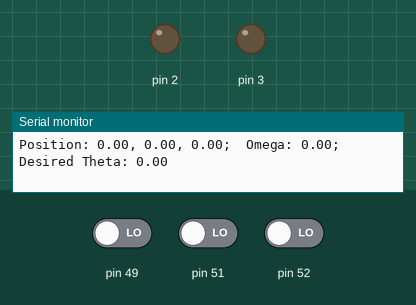
The sketch below on a simulated Arduino Uno, built with avr-gcc and run on an emulated ATmega328P. Parts: output pins drawn as LEDs (lit = HIGH), the last lines printed to the serial monitor. Inputs (shaded band) come from the test bench; at power-on: pin 49 LOW, pin 51 LOW, pin 52 LOW.

Above: at 0.3 s.
At 2.5 s:
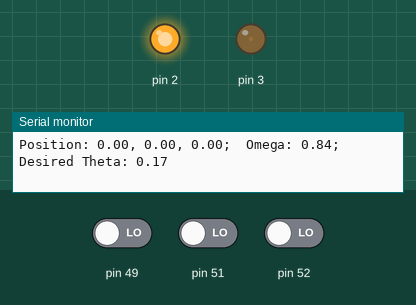
At 20.9 s:
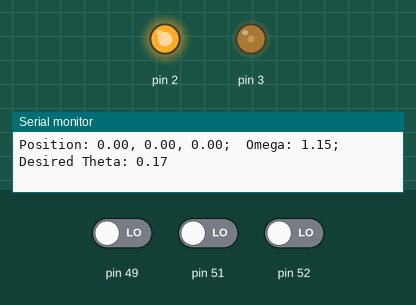
At 37.41 s:
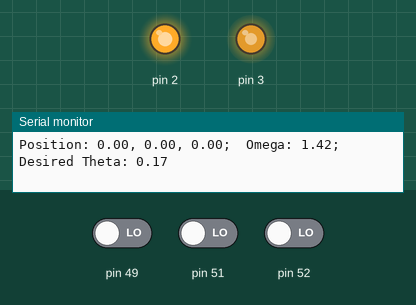
Timing chart, 0 to 40.0 s (numbered marks = the images above):
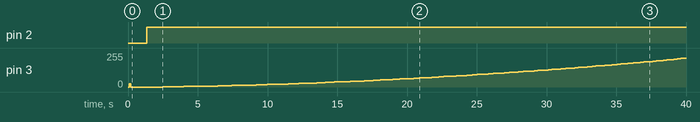

Measured:
- by itself, pin 2: LOW → HIGH at 1.3 s
- by itself, pin 3: 0/255 → 25/255 at 0.08 s, → 0/255 0.13 s later, → 2/255 2.3 s later, → 5/255 1.5 s later, … (87 changes in this stretch)

The sketch:

arduino-controls.ino
```cpp
#include "robot.h"
#include "test.h"

const Robot robot;
const Test test;

void setup() {
  Serial.begin(9600);
  robot.setUp();
}

void loop() {
  // For testing, put some functionality into a temporary function, then add it
  // here. Uncomment/comment lines you want to test.
  // Un-comment the `return` line to make the robot chill bro

  //return;
  //test.all(robot);

  robot.printStats();
  for (int i = 0; i < 10; i++) {
    robot.step();
  }
}
```

motor.h
```cpp
#ifndef MOTOR_H
#define MOTOR_H

class Motor {
  private:
    int pinEnable;
    int pinDrive1;
    int pinDrive2;
    int encoderTickCount;
    int previousEncoderTickCount;
    int getPreviousEncoderTickCount();
    void setPinSpeed();

  public:
    int motorSpeed;
    bool isMovingForward = false;
    bool isMovingBackward = false;
    void setUp();
    void forward(int);
    void backward(int);
    void step(int);
    void stop();
    int getEncoderTickCount();
    int getEncoderTickCountDelta();
    void resetEncoderTickCount();
    void incrementEncoderTickCount();
    void decrementEncoderTickCount();
    Motor(int, int, int);
    ~Motor();
};

#endif
```

motor.ino
```cpp
#include "robot.h"

Motor::Motor(int pinEnable, int pinDrive1, int pinDrive2) {
  // motorSpeed set to a percentage of max voltage to pins
  this->motorSpeed = 0;
  this->encoderTickCount = 0;
  this->pinEnable = pinEnable;
  this->pinDrive1 = pinDrive1;
  this->pinDrive2 = pinDrive2;
}

Motor::~Motor() {
  this->stop();
}

void Motor::setPinSpeed() {
  int pinStrength = int(255.0 * (motorSpeed / 100.0));
  analogWrite(pinEnable, pinStrength);
}

void Motor::setUp() {
  pinMode(pinEnable, OUTPUT);
  pinMode(pinDrive1, OUTPUT);
  pinMode(pinDrive2, OUTPUT);

  setPinSpeed();
}

void Motor::forward(int speed = 100) {
  // given speed should be a percentage of total speed so that we can tell it to start slowly
  this->motorSpeed = speed;
  setPinSpeed();
  digitalWrite(pinDrive1, HIGH);
  digitalWrite(pinDrive2, LOW);

  isMovingForward = true;
  isMovingBackward = false;
}

void Motor::backward(int speed = 100) {
  this->motorSpeed = speed;
  setPinSpeed();
  digitalWrite(pinDrive1, LOW);
  digitalWrite(pinDrive2, HIGH);

  isMovingForward = false;
  isMovingBackward = true;
}

void Motor::step(int speed = 100) {
  if (speed > 0) {
    forward(abs(speed));
  } else if (speed < 0) {
    backward(abs(speed));
  } else {
    stop();
  }
}

void Motor::stop() {
  this->motorSpeed = 0;
  analogWrite(pinEnable, LOW);
  digitalWrite(pinDrive1, LOW);
  digitalWrite(pinDrive2, LOW);

  isMovingForward = false;
  isMovingBackward = false;
}

int Motor::getEncoderTickCount() {
  return encoderTickCount;
}

int Motor::getPreviousEncoderTickCount() {
  float result = previousEncoderTickCount;
  previousEncoderTickCount = encoderTickCount;
  return result;
}

int Motor::getEncoderTickCountDelta() {
  float tickCount = getEncoderTickCount();
  float tickCountPrevious = getPreviousEncoderTickCount();
  return tickCount - tickCountPrevious;
}

void Motor::resetEncoderTickCount() {
  encoderTickCount = 0;
}

void Motor::incrementEncoderTickCount() {
  encoderTickCount++;
}

void Motor::decrementEncoderTickCount() {
  encoderTickCount--;
}
```

pid.cpp
```cpp
// (licence header left out)
#if ARDUINO >= 100
  #include "Arduino.h"
#else
  #include "WProgram.h"
#endif

#include "pid.h"

/*Constructor (...)*********************************************************
 *    The parameters specified here are those for for which we can't set up
 *    reliable defaults, so we need to have the user set them.
 ***************************************************************************/
PID::PID(double* Input, double* Output, double* Setpoint,
        double Kp, double Ki, double Kd, int ControllerDirection)
{

    myOutput = Output;
    myInput = Input;
    mySetpoint = Setpoint;
  inAuto = false;

  PID::SetOutputLimits(0, 255);       //default output limit corresponds to
                        //the arduino pwm limits

    SampleTime = 100;             //default Controller Sample Time is 0.1 seconds

    PID::SetControllerDirection(ControllerDirection);
    PID::SetTunings(Kp, Ki, Kd);

    lastTime = millis()-SampleTime;
}

void PID::SetVariables(double* Input, double* Output, double* Setpoint) {
    myOutput = Output;
    myInput = Input;
    mySetpoint = Setpoint;
}


/* Compute() **********************************************************************
 *     This, as they say, is where the magic happens.  this function should be called
 *   every time "void loop()" executes.  the function will decide for itself whether a new
 *   pid Output needs to be computed.  returns true when the output is computed,
 *   false when nothing has been done.
 **********************************************************************************/
bool PID::Compute()
{
   if(!inAuto) return false;
   unsigned long now = millis();
   unsigned long timeChange = (now - lastTime);
   if(timeChange>=SampleTime)
   {
      /*Compute all the working error variables*/
    double input = *myInput;
      double error = *mySetpoint - input;
      ITerm+= (ki * error);
      if(ITerm > outMax) ITerm= outMax;
      else if(ITerm < outMin) ITerm= outMin;
      double dInput = (input - lastInput);

      /*Compute PID Output*/
      double output = kp * error + ITerm- kd * dInput;

    if(output > outMax) output = outMax;
      else if(output < outMin) output = outMin;
    *myOutput = output;

      /*Remember some variables for next time*/
      lastInput = input;
      lastTime = now;
    return true;
   }
   else return false;
}


/* SetTunings(...)*************************************************************
 * This function allows the controller's dynamic performance to be adjusted.
 * it's called automatically from the constructor, but tunings can also
 * be adjusted on the fly during normal operation
 ******************************************************************************/
void PID::SetTunings(double Kp, double Ki, double Kd)
{
   if (Kp<0 || Ki<0 || Kd<0) return;

   dispKp = Kp; dispKi = Ki; dispKd = Kd;

   double SampleTimeInSec = ((double)SampleTime)/1000;
   kp = Kp;
   ki = Ki * SampleTimeInSec;
   kd = Kd / SampleTimeInSec;

  if(controllerDirection ==REVERSE)
   {
      kp = (0 - kp);
      ki = (0 - ki);
      kd = (0 - kd);
   }
}

/* SetSampleTime(...) *********************************************************
 * sets the period, in Milliseconds, at which the calculation is performed
 ******************************************************************************/
void PID::SetSampleTime(int NewSampleTime)
{
   if (NewSampleTime > 0)
   {
      double ratio  = (double)NewSampleTime
                      / (double)SampleTime;
      ki *= ratio;
      kd /= ratio;
      SampleTime = (unsigned long)NewSampleTime;
   }
}

/* SetOutputLimits(...)****************************************************
 *     This function will be used far more often than SetInputLimits.  while
 *  the input to the controller will generally be in the 0-1023 range (which is
 *  the default already,)  the output will be a little different.  maybe they'll
 *  be doing a time window and will need 0-8000 or something.  or maybe they'll
 *  want to clamp it from 0-125.  who knows.  at any rate, that can all be done
 *  here.
 **************************************************************************/
void PID::SetOutputLimits(double Min, double Max)
{
   if(Min >= Max) return;
   outMin = Min;
   outMax = Max;

   if(inAuto)
   {
     if(*myOutput > outMax) *myOutput = outMax;
     else if(*myOutput < outMin) *myOutput = outMin;

     if(ITerm > outMax) ITerm= outMax;
     else if(ITerm < outMin) ITerm= outMin;
   }
}

/* SetMode(...)****************************************************************
 * Allows the controller Mode to be set to manual (0) or Automatic (non-zero)
 * when the transition from manual to auto occurs, the controller is
 * automatically initialized
 ******************************************************************************/
void PID::SetMode(int Mode)
{
    bool newAuto = (Mode == AUTOMATIC);
    if(newAuto && !inAuto)
    {  /*we just went from manual to auto*/
        PID::Initialize();
    }
    inAuto = newAuto;
}

/* Initialize()****************************************************************
 *  does all the things that need to happen to ensure a bumpless transfer
 *  from manual to automatic mode.
 ******************************************************************************/
void PID::Initialize()
{
   ITerm = *myOutput;
   lastInput = *myInput;
   if(ITerm > outMax) ITerm = outMax;
   else if(ITerm < outMin) ITerm = outMin;
}

/* SetControllerDirection(...)*************************************************
 * The PID will either be connected to a DIRECT acting process (+Output leads
 * to +Input) or a REVERSE acting process(+Output leads to -Input.)  we need to
 * know which one, because otherwise we may increase the output when we should
 * be decreasing.  This is called from the constructor.
 ******************************************************************************/
void PID::SetControllerDirection(int Direction)
{
   if(inAuto && Direction !=controllerDirection)
   {
    kp = (0 - kp);
      ki = (0 - ki);
      kd = (0 - kd);
   }
   controllerDirection = Direction;
}

/* Status Funcions*************************************************************
 * Just because you set the Kp=-1 doesn't mean it actually happened.  these
 * functions query the internal state of the PID.  they're here for display
 * purposes.  this are the functions the PID Front-end uses for example
 ******************************************************************************/
double PID::GetKp(){ return  dispKp; }
double PID::GetKi(){ return  dispKi;}
double PID::GetKd(){ return  dispKd;}
int PID::GetMode(){ return  inAuto ? AUTOMATIC : MANUAL;}
int PID::GetDirection(){ return controllerDirection;}
```

pid.h
```cpp
#ifndef PID_H
#define PID_H
#define LIBRARY_VERSION  1.1.1

class PID
{


  public:

  //Constants used in some of the functions below
  #define AUTOMATIC 1
  #define MANUAL  0
  #define DIRECT  0
  #define REVERSE  1

  //commonly used functions **************************************************************************
    PID(double*, double*, double*,        // * constructor.  links the PID to the Input, Output, and
        double, double, double, int);     //   Setpoint.  Initial tuning parameters are also set here

    void SetMode(int Mode);               // * sets PID to either Manual (0) or Auto (non-0)

    bool Compute();                       // * performs the PID calculation.  it should be
                                          //   called every time loop() cycles. ON/OFF and
                                          //   calculation frequency can be set using SetMode
                                          //   SetSampleTime respectively

    void SetVariables(double*, double*, double*);

    void SetOutputLimits(double, double); //clamps the output to a specific range. 0-255 by default, but
                      //it's likely the user will want to change this depending on
                      //the application


  //available but not commonly used functions ********************************************************
    void SetTunings(double, double,       // * While most users will set the tunings once in the
                    double);            //   constructor, this function gives the user the option
                                          //   of changing tunings during runtime for Adaptive control
  void SetControllerDirection(int);   // * Sets the Direction, or "Action" of the controller. DIRECT
                      //   means the output will increase when error is positive. REVERSE
                      //   means the opposite.  it's very unlikely that this will be needed
                      //   once it is set in the constructor.
    void SetSampleTime(int);              // * sets the frequency, in Milliseconds, with which
                                          //   the PID calculation is performed.  default is 100


  //Display functions ****************************************************************
  double GetKp();             // These functions query the pid for interal values.
  double GetKi();             //  they were created mainly for the pid front-end,
  double GetKd();             // where it's important to know what is actually
  int GetMode();              //  inside the PID.
  int GetDirection();           //

  private:
  void Initialize();

  double dispKp;        // * we'll hold on to the tuning parameters in user-entered
  double dispKi;        //   format for display purposes
  double dispKd;        //

  double kp;                  // * (P)roportional Tuning Parameter
    double ki;                  // * (I)ntegral Tuning Parameter
    double kd;                  // * (D)erivative Tuning Parameter

  int controllerDirection;

    double *myInput;              // * Pointers to the Input, Output, and Setpoint variables
    double *myOutput;             //   This creates a hard link between the variables and the
    double *mySetpoint;           //   PID, freeing the user from having to constantly tell us
                                  //   what these values are.  with pointers we'll just know.

  unsigned long lastTime;
  double ITerm, lastInput;

  unsigned long SampleTime;
  double outMin, outMax;
  bool inAuto;
};
#endif
```

robot.h
```cpp
#ifndef ROBOT_H
#define ROBOT_H
#include "motor.h"
#include "sensor.h"
#include "pid.h"

class Robot {
  private:
    // ultrasonic sensor readings
    int distanceForward = 0;
    int distanceLeft = 0;
    int distanceRight = 0;

    // actual velocity (ticks per 50 ms)
    double velocityLeft = 0;
    double velocityRight = 0;

    double motorPwmLeft = 0;
    double motorPwmRight = 0;

    // target velocities of motors (ticks per 50 ms)
    double targetVelocityLeft = 0;
    double targetVelocityRight = 0;

    // robot measurements
    float wheelRadius = 2.5; // inches
    float wheelAxelLength = 17; // inches

    // private step functions
    void readSensors();
    void stepNavigation();
    void stepWallFollow();
    void stepObstacleAvoidance();
    void stepBumpers();
    void stepMotors();

    void setWaypoint();
    bool isNavigationComplete();
    bool isWaypointComplete();

  public:
    Sensor sensorForward = Sensor(50, 51);
    Sensor sensorLeft = Sensor(53, 52);
    Sensor sensorRight = Sensor(48, 49);
    Motor motorLeft = Motor(2, 24, 25);
    Motor motorRight = Motor(3, 23, 22);

    //PID Regulators
    PID regulatorMotorLeft = PID(&velocityLeft, &motorPwmLeft, &targetVelocityLeft, 7, 8, 0, DIRECT);
    PID regulatorMotorRight = PID(&velocityRight, &motorPwmRight, &targetVelocityRight, 7, 8, 0, DIRECT);
    PID regulatorNavigationOmega = PID(&theta, &omega, &desiredTheta, 5, 0.5, 0, DIRECT);

    // velocities (ticks per 50 ms)
    float velocityFast = 20;
    float velocityModerate = 15;
    float velocitySlow = 7;

    // target position of robot
    float targetX = 0;
    float targetY = 0;
    float targetTheta = 0;

    // current position of robot
    float x = 0;
    float y = 0;
    double theta = 0; // angle of robot (in radians)

    // error stats of current position compared to target
    double omega = 0;
    double headingError = 0; // radians
    double desiredTheta = 0; // radians
    float targetDistance = sqrt(((targetX - x)*(targetX - x)) + ((targetY - y)*(targetY - y))); // inches

    // instance functions
    void setUp();
    void step();
    void drive();
    void setVelocity(int, int);

    // wheel encoder handlers. these have to be static :(
    static void handleEncoderTickLeft();
    static void handleEncoderTickRight();

    void printStats();

    // update stats functions that are called toward end of step()
    void updateHeadingError();
    void updateOdometry();

    Robot();
    ~Robot();
};

#endif
```

sensor.h
```cpp
#ifndef SENSOR_H
#define SENSOR_H

class Sensor {

    private:
        int triggerPin;
        int echoPin;

    public:
        void setUp();
        void initializePins();
        int getDistanceInches();
        Sensor(int, int);
        ~Sensor();
};

#endif
```

sensor.ino
```cpp
#include "sensor.h"

const float tempOfAirCelcius = 23;
const float speedOfSoundMS = 331.3 + (0.606 * tempOfAirCelcius); // meters per second

Sensor::Sensor(int triggerPin, int echoPin) {
    this->triggerPin = triggerPin;
    this->echoPin = echoPin;
}

Sensor::~Sensor() {
}

void Sensor::setUp() {
    pinMode(this->triggerPin, OUTPUT);
    pinMode(this->echoPin, INPUT);
}

int Sensor::getDistanceInches() {
  // Making sure the trigPin is clear for use
  digitalWrite(this->triggerPin, LOW);
  delayMicroseconds(2);

  // Generate ultrasound wave
  digitalWrite(this->triggerPin, HIGH);
  delayMicroseconds(10);
  digitalWrite(this->triggerPin, LOW);

  // "HIGH" given meaning it will wait for HIGH voltage to begin
  // and time until the HIGH signal ends.
  int duration = pulseIn(this->echoPin, HIGH, 25000);
  if (duration == 0) {
    duration = 23000;
  }

  // Multiply duration by speed of sound factor,
  // then divide by 2 since it count the travel time
  // to and from the endpoint.
  float distanceCm = duration / 20000.0 * speedOfSoundMS;
  int distanceInches = distanceCm * 0.393701;
  return distanceInches;
}
```

test.h
```cpp
#ifndef TEST_H
#define TEST_H
#include "robot.h"

class Test {
    public:
        static void all(Robot);
        static void forwardBackward(Robot);
        static void turning(Robot);
};

#endif
```

test.ino
```cpp
#include "robot.h"

static void Test::all(Robot robot) {
  Serial.println("Testing begin");
  Serial.println("Testing turning movement");
  turning(robot);
  Serial.println("Testing forward/backward movement");
  forwardBackward(robot);
  Serial.println("Testing completed");
}

static void Test::turning(Robot robot) {
  for (int i = 0; i < 80; i++) {
    robot.setVelocity(10, -10);
    robot.drive();
    delay(50);
  }

  for (int i = 0; i < 80; i++) {
    robot.setVelocity(-10, 10);
    robot.drive();
    delay(50);
  }
}

static void Test::forwardBackward(Robot robot) {
  for (int i = 0; i < 80; i++) {
    robot.setVelocity(10, 10);
    robot.drive();
    delay(50);
  }

  for (int i = 0; i < 80; i++) {
    robot.setVelocity(-10, -10);
    robot.drive();
    delay(50);
  }
}
```

Source omitted: robot.ino (10522 bytes)
